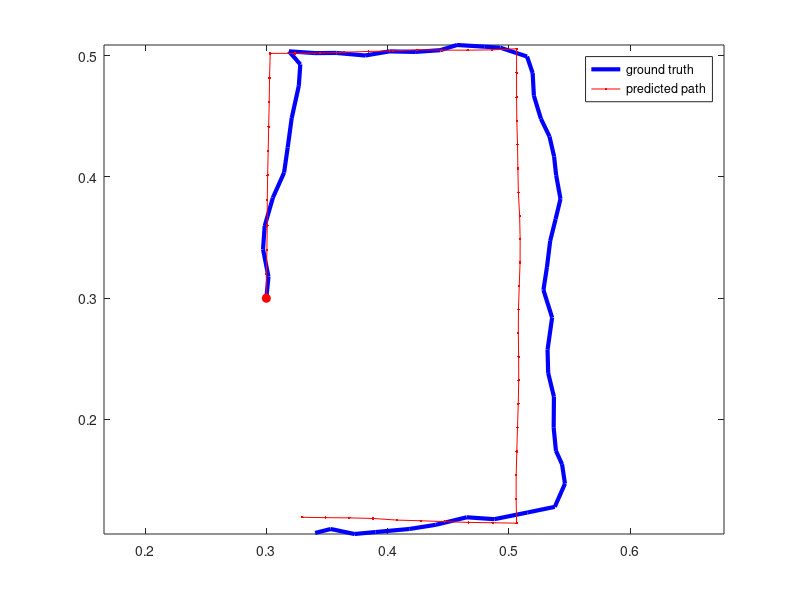

Write the MATLAB code that produced this figure.
clear all

X = load('path.txt');

Sr = X(:,1:2);
S = X(:,5:6);
A = X(:,3:4);


%%
figure(2)
clf
plot(Sr(:,1),Sr(:,2),'-b','linewidth',3,'markerfacecolor','k');
hold on
plot(S(:,1),S(:,2),'.-r');
plot(S(1,1),S(1,2),'or','markerfacecolor','r');
hold off
axis equal
legend('ground truth','predicted path');
% title(['open loop - ' num2str(mode) ', MSE: ' num2str(loss)]);
% disp(['Loss: ' num2str(loss)]);